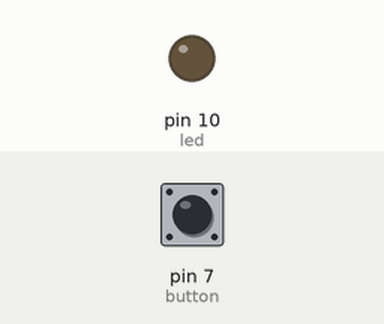
Bench run of a sketch on a simulated Arduino Uno, built with avr-gcc and run on an emulated ATmega328P. Parts: output pins drawn as LEDs (lit = HIGH). The test bench sets the inputs (shaded band); at power-on: pin 7 (button) LOW. What the sketch prints to the serial monitor is not drawn.

Above: at 1.2 s.
1.3 s: pin 7 (button) pulled HIGH for 0.15 s
At 1.38 s:
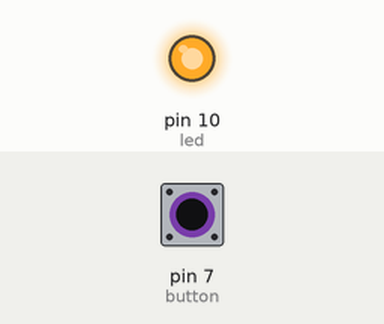
2.9 s: pin 7 (button) pulled HIGH for 3.2 s
At 6.5 s:
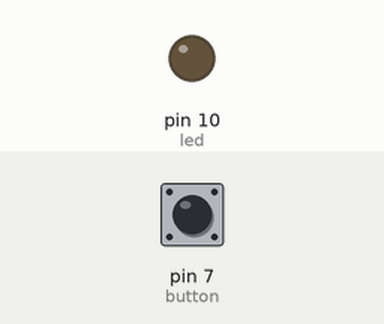
Timing chart, 0 to 8.0 s (numbered marks = the images above; inputs shaded):
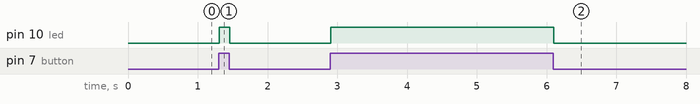

The sketch:

Pomodoro_Timer.ino
```cpp
//Tested OK

const int led = 10;
const int button = 7;
bool state;

void setup() {
  // put your setup code here, to run once:
  pinMode(led, OUTPUT);
  pinMode(button,INPUT);
  Serial.begin(9600);


}

void loop() {
  // put your main code here, to run repeatedly:
  state = digitalRead(button);
  Serial.println(state);

  digitalWrite(led,state);
  // digitalWrite(led, LOW);

}
```

Measured:
- after the input at 1.3 s, pin 10 (led): LOW → HIGH at once, → LOW 0.15 s later
- after the input at 2.9 s, pin 10 (led): LOW → HIGH at once, → LOW 3.2 s later
